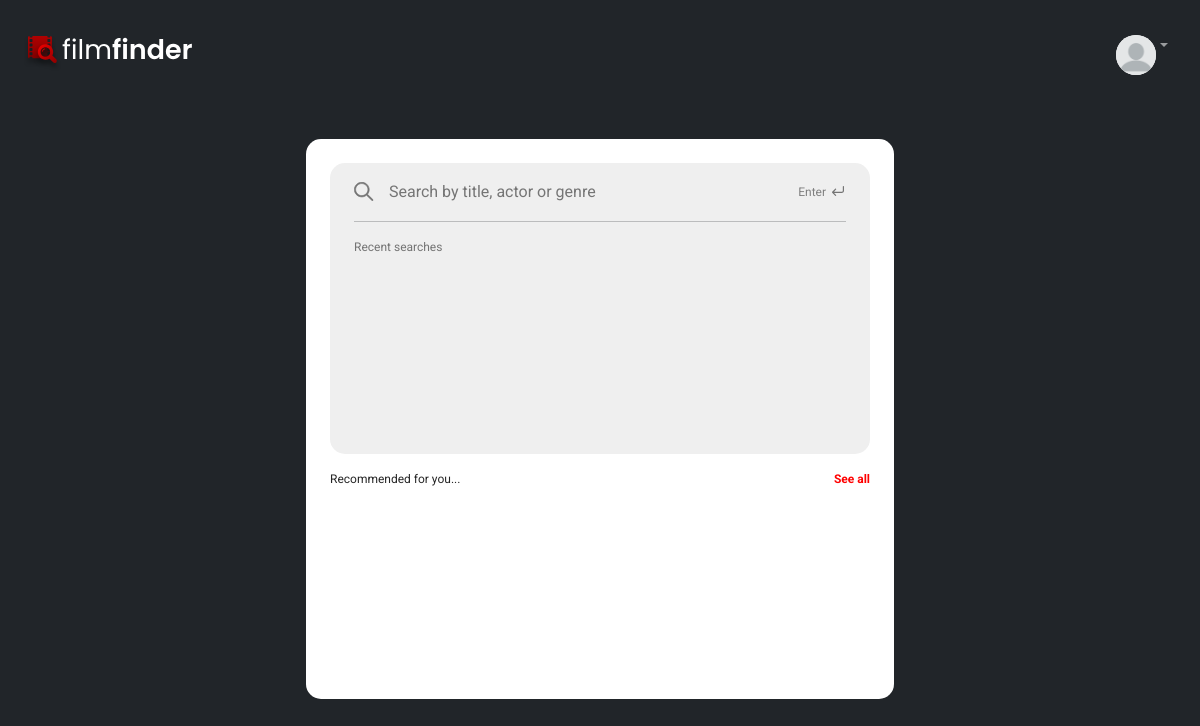
/, run on an earlier commit of the app's database.
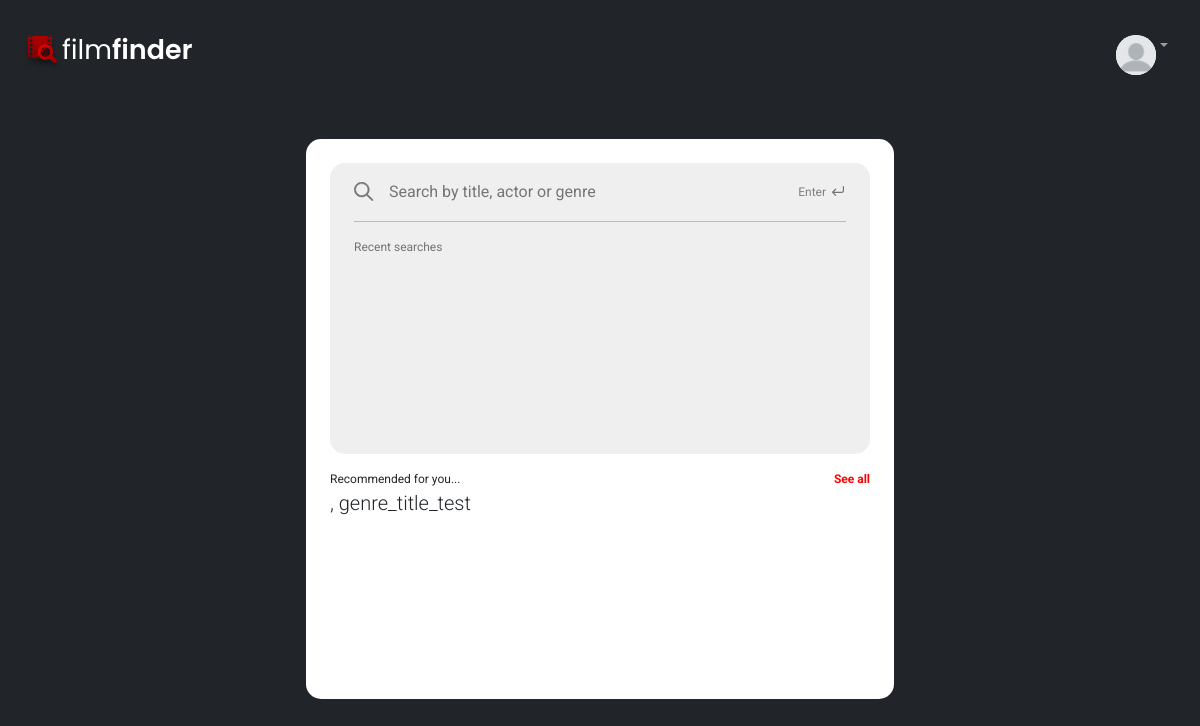
And on a later commit of the database.
### Movies/models.py (models this page shows)
class MovieGenre(models.Model):
    movie_id = models.ForeignKey(Movie, null=True, blank=True, on_delete=models.CASCADE)
    genre_id = models.ForeignKey(Genre, null=True, blank=True, on_delete=models.CASCADE)

### Genres/models.py (models this page shows, shortened)
class Genre(models.Model):
    genre_id = models.AutoField(primary_key=True)
    genre_title = models.CharField(max_length=120, blank=True, null=True)

### filmFinder/views.py (the view)
# urls.py: path('', home_page, name="index"),
def home_page(request):
    movie = MovieGenre.objects.all()
    genre = Genre.objects.all()
    context = {
        "title":"Film Finder",
        "movies": movie,
        "genre":genre
    }
    if request.method == "POST":
        return redirect("result")
    return render(request, "search.html", context)

### templates/search.html (shortened to what this page needs)
{% extends 'base.html' %}
{% load static %}
{% block info %}
<div class="row align-items-center flex-grow-1 pb-5">
    <div class="col-6 box p-4">
        <div class="row pb-3" style="height:60%;">
            <div class="col-12 ">
                <div class="search_box py-3 px-4">
                    <form class="form" method="POST" action="">{% csrf_token %}
                        <div class="row">
                            <div class="col-10">
                                <input id="search_query" type="text" name="search" placeholder="Search by title, actor or genre" autocomplete="off">
                            </div>
                            <div class="col-2" style="display: block; text-align: right;">
                                <button id="enter" type="submit">Enter</button>
                            </div>
                        </div>
                    </form>
                        <hr class="px-0">
                        <div class="row">
                            <div class="col-12">
                                <div class="subtitle" style="color:#747474 !important;">Recent searches</div>
                            </div>
                        </div>
                </div>
            </div>
        </div>
        <div class="row ">
            <div class="col-10">
                <div class="subtitle">Recommended for you...</div>
            </div>
            <div class="col-2">
                <a class="link" href="#">See all</a>
            </div>
        </div>
        <div class="row">
            {% for object in movies %}
            <p class="lead">{{object.movie_id.title}}, {{object.genre_id.genre_title}}</p>
            {%endfor%}
        </div>
    </div>
</div>
{% endblock %}

### templates/base.html (shortened to what this page needs)
<!DOCTYPE html>
<html lang="en">
    <head>
        {% load static %}
        <link href="https://cdn.jsdelivr.net/npm/bootstrap@5.0.0-beta2/dist/css/bootstrap.min.css" rel="stylesheet">
        <link rel="stylesheet" type="text/css" href="{% static 'css/main.css' %}">
    </head>
    <body onload="startTime()">
        <div class="container-fluid bg-dark pt-3 px-4 min-vh-100 d-flex flex-column">
            <nav class="navbar navbar-expand-lg navbar-dark bg-transparent">
                <a class="navbar-brand" href="{% url 'index' %}"><img src="{% static 'images\Logo.svg' %}"></a>
                <div class="collapse navbar-collapse" id="navbarNavDropdown">
                    <ul class="navbar-nav ms-auto">
                        <li class="nav-item dropdown">
                            <a class="nav-link dropdown-toggle ms-auto" href="#" id="navbarDropdownMenuLink" role="button" data-bs-toggle="dropdown" aria-haspopup="true" aria-expanded="false">
                              <div class="avatar">
                                <img src="{% static 'images\blank_avatar.png' %}" alt="Avatar" style="width:40px;">
                              </div>
                            </a>
                        </li>
                    </ul>
                </div>
            </nav>
            {% block info %}
            {% endblock %}
        </div>
    </body>
</html>

### static/css/main.css (style rules this page uses)
html, body { font-family: 'Roboto', sans-serif; }
.box { background-color: white; height: 70vh; border-radius: 15px; }
.search_box { background-color: #EFEFEF; border-radius: 15px; height: 100%; }
#search_query { background-color: transparent; border: none; background-image: url('/static/images/search_icon.svg'); background-position: 0px; background-size: 20px; background-repeat: no-repeat; padding-left: 35px; width: 100%; }
#enter { font-size: 12px; background-image: url('/static/images/Enter.svg'); background-position: 40px 4px; background-size: 12px; padding-right: 20px; background-repeat: no-repeat; border: none; color: grey; }
.avatar { display: flex; background-color: white; justify-content: center; align-items: center; width: 40px; height: 40px; border-radius: 50%; overflow: hidden; float: left; }
.subtitle { font-size: 12px; color: #252525; padding-left: 0 !important; }
.link { color: red; font-weight: bold; text-align: right; font-size: 12px; text-decoration: none; display: block; text-align: right; }
.dropdown-toggle:after { transition: 0.5s; }

What changed in the data, as far as the page shows it:
added MovieGenre: genre_id.genre_title "genre_title_test"
